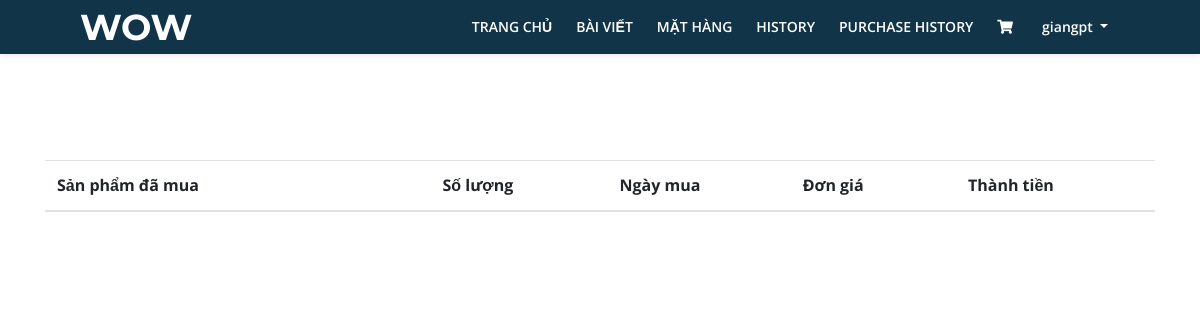
Before: /view_history/10/ (signed in) with the older database file.
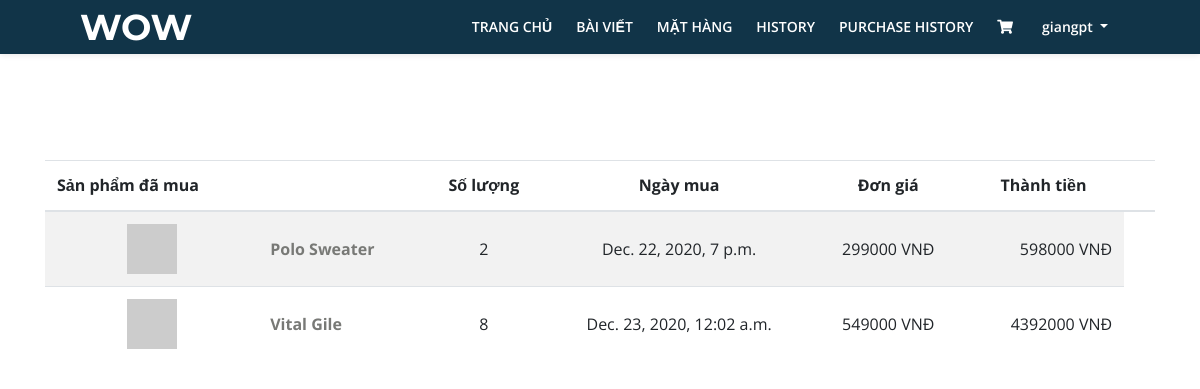
After: the same page with the newer database file.
### Page/models.py (models this page shows)
class CartItem(models.Model):
    id_product = models.ForeignKey(Product, on_delete=models.CASCADE, null=True, blank=True)
    id_cart = models.ForeignKey(Cart, on_delete=models.CASCADE, null=True, blank=True)
    num = models.IntegerField(default=0, null=True, blank=True)
    sum_product = models.FloatField(default=0, null=True, blank=True)
    is_checked = models.BooleanField(default=False)

class Product(models.Model):
    title = models.CharField(max_length=200, null=True, blank=True)
    description = models.CharField(max_length=3000, null=True, blank=True)
    img = models.FileField(upload_to='pro_image', null=True, blank=True)
    price = models.FloatField(default=0, null=True, blank=True)
    is_sale = models.BooleanField(default=False)
    price_sale = models.FloatField(default=0, null=True, blank=True)
    type = models.CharField(max_length=300, null=True, blank=True)
    size = models.CharField(max_length=10, null=True, blank=True)
    source = models.CharField(max_length=100, null=True, blank=True)
    for_male = models.BooleanField(default=False)
    for_female = models.BooleanField(default=False)
    TTs = models.TimeField(auto_now=True)
    TTe = models.TimeField(null=True, blank=True)
    def __str__(self):
        return self.title

class Order(models.Model):
    id_cart = models.ForeignKey(Cart, on_delete=models.CASCADE, null=True, blank=True)
    id_user = models.ForeignKey(User, on_delete=models.CASCADE, null=True, blank=True)
    status_choice = (
        ('pending', 'pending'),
        ('confirm', 'confirm'),
        ('paid', 'paid'),
        ('shipping', 'shipping'),
        ('completed', 'completed'),
    )
    status = models.CharField(max_length=10, choices=status_choice, null=True, blank=True)
    address = models.TextField(max_length=1000, null=True, blank=True)

class Cart(models.Model):
    id_user = models.ForeignKey(User, on_delete=models.CASCADE, null=True, blank=True)
    total_price = models.IntegerField(null=True, blank=True)
    CreateAt = models.DateTimeField(auto_now=True)
    is_new = models.BooleanField(default=True)
    is_pending = models.BooleanField(default=True)

### Page/views.py (the view)
# urls.py: url(r'^view_history/(?P<id_user>\w+)/$', ViewHistory.as_view(), name='page_ViewHistory'),
class ViewHistory(TemplateView, LoginRequiredMixin):
    login_url = '/'
    template_name = '../Templates/Base_History.html'
    def get(self, request, id_user):
        if request.user.is_authenticated():
            user_id = get_object_or_404(User, id=id_user)
            order = Order.objects.filter(id_user=user_id, status="completed")
            cartItem = CartItem.objects.all()
            content = {
                'order': order,
                'cartItem': cartItem,
            }
            return render(request, self.template_name, content)
        else:
            return HttpResponseRedirect(reverse('Page:page_login'))

### Templates/Base_History.html (shortened to what this page needs)
<!DOCTYPE html>
<html lang="en">
<head>
    <link href="/static/css/bootstrap.css" rel="stylesheet">
    <link href="/static/css/fontawesome-all.css" rel="stylesheet">
    <link href="/static/css/swiper.css" rel="stylesheet">
	<link href="/static/css/magnific-popup.css" rel="stylesheet">
	<link href="/static/css/styles_base_UI_home.css" rel="stylesheet">
</head>
<body>
    <section class="jumbotron jumbotron-fluid" style="background-color: transparent;">
        <div class="container">
            {% include 'NavigationBar/nav_User_or_Manager.html' %}
         </div>
    </section>
    <div class="container">
        <div class="row">
            <div class="col-12">
                <div class="table-responsive">
                    <table class="table table-striped">
                        <thead>
                            <tr class = "text-center">
                                <th scope="col" class="text-left">Sản phẩm đã mua</th>
                                <th scope="col"></th>
                                <th scope="col">Số lượng</th>
                                <th scope="col">Ngày mua</th>
                                <th scope="col">Đơn giá</th>
                                <th scope="col">Thành tiền</th>
                                <th> </th>
                            </tr>
                        </thead>
                        <tbody>
                            {% for od in order %}
                                {% if od.status == 'completed' %}
                                    {% for item in cartItem %}
                                        {% if item.id_cart == od.id_cart %}
                                            <tr class = "text-center">
                                                <td class = "align-middle">
                                                    <img src="https://dummyimage.com/50x50/55595c/fff" />
                                                </td>
                                                <td class = "text-left align-middle">
                                                    <a href="{% url 'Page:page_ViewDetail' item.id_product.id %}"
                                                    role="button" class="font-weight-bold text-capitalize"
                                                    style="text-decoration: none;"
                                                    >{{item.id_product}}</a>
                                                </td>
                                                <td class = "align-middle">
                                                    {{item.num}}
                                                </td>
                                                <td class = "align-middle">
                                                    {{od.id_cart.CreateAt}}
                                                </td>
                                                <td class = align-middle>
                                                    {{item.id_product.price_sale|floatformat:'-1'}} VNĐ
                                                </td>
                                                <td class = "text-right align-middle">
                                                    {{item.sum_product|floatformat:'-1'}} VNĐ
                                                </td>
                                            </tr>
                                        {% endif %}
                                    {% endfor %}
                                {% endif %}
                            {% endfor %}
                        </tbody>
                    </table>
                </div>
            </div>
        </div>
    </div>
</body>
</html>

Changed rows visible on the page:
now on this page (row edited): Order: id_cart.CreateAt "Dec. 22, 2020, 7 p.m."
now on this page (row unchanged): CartItem: id_product "Polo Sweater", num "2", id_product.price_sale "299000", sum_product "598000"
added Order: id_cart.CreateAt "Dec. 23, 2020, 12:02 a.m."
added CartItem: id_product "Vital Gile", num "8", id_product.price_sale "549000", sum_product "4392000"
